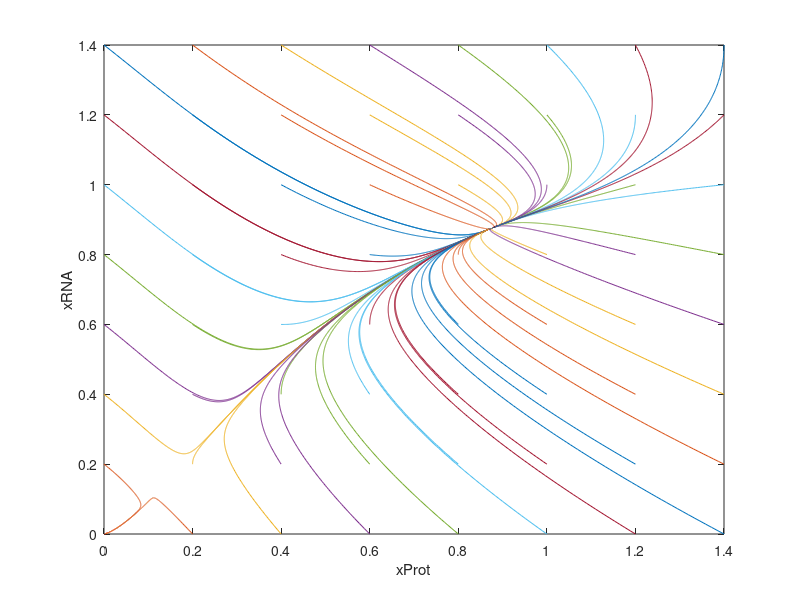

Source code (MATLAB):
clear

u = 1;
w = 1;
xprot = 1;
xrna = 1;
kHalf = 0.33;
h = 2;

dt = 0.01;
Time = 0:dt:20;


for x = 0:0.2:1.4
    for y = 0:0.2:1.4
        xProt(1) = x;
        xRNA(1) = y;
        for i = 1:length(Time) - 1
            dXrnaDt(i) = (u * power(xProt(i), 2)) / (power(kHalf, 2) + power(xProt(i), 2)) - (xrna * xRNA(i));
            dXproDt(i) = w * xRNA(i) - xprot * xProt(i);
            xRNA(i + 1) = xRNA(i) + dXrnaDt(i) * dt;
            xProt(i + 1) = xProt(i) + dXproDt(i) * dt;
        end
        plot(xProt, xRNA);
        hold on
    end
end

xlabel("xProt");
ylabel("xRNA");
hold off